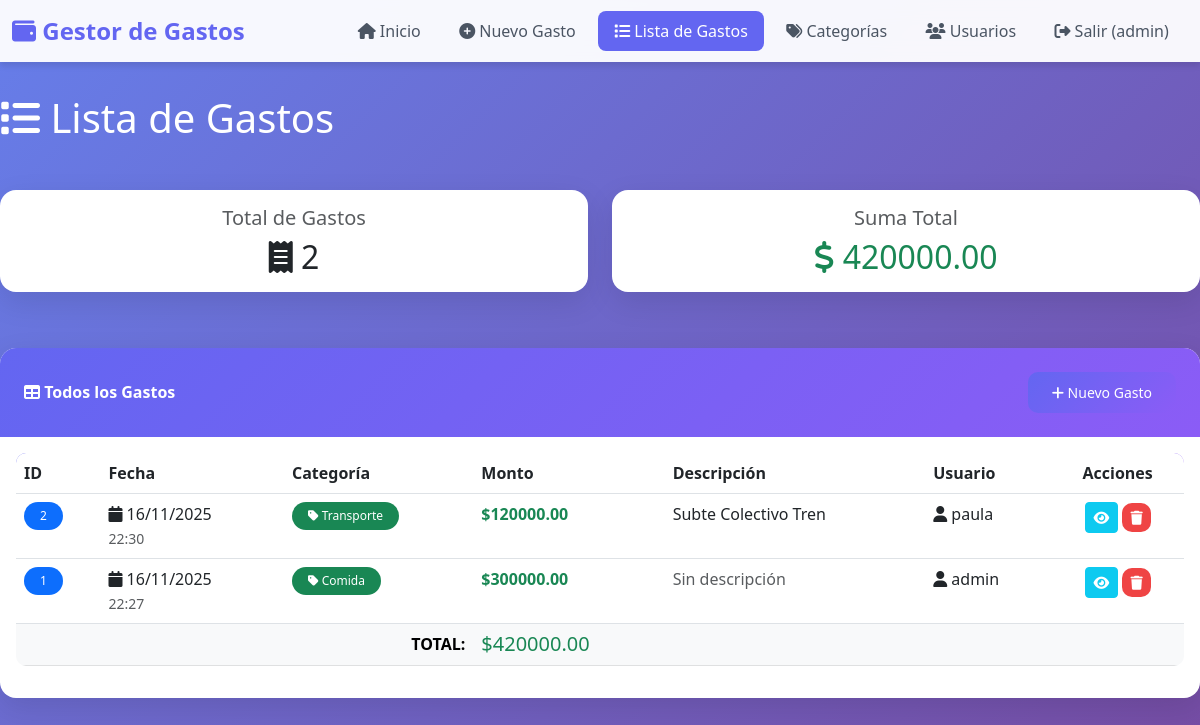
The app's page /gastos/lista (signed in) with its own data.
### models.py (models this page shows, shortened)
class Usuario(db.Model):
    __tablename__ = 'usuarios'  # Nombre de la tabla en la base de datos
    id = db.Column(db.Integer, primary_key=True)  # ID único del usuario
    username = db.Column(db.String(80), unique=True, nullable=False)  # Nombre de usuario único
    email = db.Column(db.String(120), unique=True, nullable=False)  # Email único
    password_hash = db.Column(db.String(200), nullable=False)  # Contraseña encriptada
    fecha_creacion = db.Column(db.DateTime, default=datetime.utcnow)  # Fecha de creación
    gastos = db.relationship('Gasto', backref='usuario', lazy=True, cascade='all, delete-orphan')

class Gasto(db.Model):
    __tablename__ = 'gastos'  # Nombre de la tabla
    id = db.Column(db.Integer, primary_key=True)  # ID único del gasto
    monto = db.Column(db.Float, nullable=False)  # Monto del gasto (obligatorio)
    descripcion = db.Column(db.String(200))  # Descripción del gasto (opcional)
    fecha = db.Column(db.DateTime, default=datetime.utcnow)  # Fecha del gasto
    categoria_id = db.Column(db.Integer, db.ForeignKey('categorias.id'), nullable=False)
    usuario_id = db.Column(db.Integer, db.ForeignKey('usuarios.id'), nullable=False)

class Categoria(db.Model):
    __tablename__ = 'categorias'  # Nombre de la tabla
    id = db.Column(db.Integer, primary_key=True)  # ID único de la categoría
    nombre = db.Column(db.String(100), unique=True, nullable=False)  # Nombre único
    descripcion = db.Column(db.String(200))  # Descripción opcional
    fecha_creacion = db.Column(db.DateTime, default=datetime.utcnow)  # Fecha de creación
    gastos = db.relationship('Gasto', backref='categoria', lazy=True)

### app.py (the view)
@app.route('/gastos/lista')
@login_required
def lista_gastos():
    gastos = Gasto.query.order_by(Gasto.fecha.desc()).all()
    total = db.session.query(db.func.sum(Gasto.monto)).scalar() or 0
    return render_template('list.html', gastos=gastos, total=total)

### app.py (called while the page is built)
def login_required(f):
    @wraps(f)
    def decorated_function(*args, **kwargs):
        if 'user_id' not in session:
            flash('Debes iniciar sesión para acceder a esta página', 'warning')
            return redirect(url_for('login'))
        return f(*args, **kwargs)
    return decorated_function

### templates/list.html (shortened to what this page needs)
{% extends "base.html" %}
{% block content %}
<div class="row mb-4">
    <div class="col-12">
        <h1 class="text-white mb-4">
            <i class="fas fa-list"></i> Lista de Gastos
        </h1>
    </div>
</div>
<div class="row mb-4">
    <div class="col-md-6">
        <div class="card">
            <div class="card-body text-center">
                <h5 class="text-muted mb-2">Total de Gastos</h5>
                <h2 class="mb-0"><i class="fas fa-receipt"></i> {{ gastos|length }}</h2>
            </div>
        </div>
    </div>
    <div class="col-md-6">
        <div class="card">
            <div class="card-body text-center">
                <h5 class="text-muted mb-2">Suma Total</h5>
                <h2 class="mb-0 text-success">
                    <i class="fas fa-dollar-sign"></i> {{ "%.2f"|format(total) }}
                </h2>
            </div>
        </div>
    </div>
</div>
<div class="row">
    <div class="col-12">
        <div class="card">
            <div class="card-header d-flex justify-content-between align-items-center">
                <span><i class="fas fa-table"></i> Todos los Gastos</span>
                <a href="{{ url_for('gastos') }}" class="btn btn-primary btn-sm">
                    <i class="fas fa-plus"></i> Nuevo Gasto
                </a>
            </div>
            <div class="card-body">
                {% if gastos %}
                <div class="table-responsive">
                    <table class="table table-hover">
                        <thead>
                            <tr>
                                <th>ID</th>
                                <th>Fecha</th>
                                <th>Categoría</th>
                                <th>Monto</th>
                                <th>Descripción</th>
                                <th>Usuario</th>
                                <th class="text-center">Acciones</th>
                            </tr>
                        </thead>
                        <tbody>
                            {% for gasto in gastos %}
                            <tr>
                                <td><span class="badge bg-primary">{{ gasto.id }}</span></td>
                                <td>
                                    <i class="fas fa-calendar"></i> {{ gasto.fecha.strftime('%d/%m/%Y') }}<br>
                                    <small class="text-muted">{{ gasto.fecha.strftime('%H:%M') }}</small>
                                </td>
                                <td>
                                    <span class="badge bg-success">
                                        <i class="fas fa-tag"></i> {{ gasto.categoria.nombre }}
                                    </span>
                                </td>
                                <td><strong class="text-success">${{ "%.2f"|format(gasto.monto) }}</strong></td>
                                <td>
                                    {% if gasto.descripcion %}
                                        {{ gasto.descripcion[:50] }}{% if gasto.descripcion|length > 50 %}...{% endif %}
                                    {% else %}
                                        <span class="text-muted">Sin descripción</span>
                                    {% endif %}
                                </td>
                                <td><i class="fas fa-user"></i> {{ gasto.usuario.username }}</td>
                                <td class="text-center">
                                    <button class="btn btn-sm btn-info text-white"
                                            data-bs-toggle="modal"
                                            data-bs-target="#modalDetalle{{ gasto.id }}">
                                        <i class="fas fa-eye"></i>
                                    </button>
                                    <a href="{{ url_for('eliminar_gasto', id=gasto.id) }}"
                                       class="btn btn-sm btn-danger"
                                       onclick="return confirm('¿Eliminar este gasto?')">
                                        <i class="fas fa-trash"></i>
                                    </a>
                                </td>
                            </tr>
                            {% endfor %}
                        </tbody>
                        <tfoot>
                            <tr class="table-light">
                                <td colspan="3" class="text-end"><strong>TOTAL:</strong></td>
                                <td><strong class="text-success h5">${{ "%.2f"|format(total) }}</strong></td>
                                <td colspan="3"></td>
                            </tr>
                        </tfoot>
                    </table>
                </div>
                {% endif %}
            </div>
        </div>
    </div>
</div>
{% endblock %}

### templates/base.html (shortened to what this page needs)
<!DOCTYPE html>
<html lang="es">
<head>
    <link href="https://cdn.jsdelivr.net/npm/bootstrap@5.3.0/dist/css/bootstrap.min.css" rel="stylesheet">
    <link rel="stylesheet" href="https://cdnjs.cloudflare.com/ajax/libs/font-awesome/6.4.0/css/all.min.css">
    <link rel="stylesheet" href="{{ url_for('static', filename='style.css') }}">
</head>
<body>
    {% if session.user_id %}
    <nav class="navbar navbar-expand-lg navbar-light">
        <div class="container-fluid">
            <a class="navbar-brand" href="{{ url_for('home') }}">
                <i class="fas fa-wallet"></i> Gestor de Gastos
            </a>
            <div class="collapse navbar-collapse" id="navbarNav">
                <ul class="navbar-nav ms-auto">
                    <li class="nav-item">
                        <a class="nav-link {% if request.endpoint == 'home' %}active{% endif %}"
                           href="{{ url_for('home') }}">
                            <i class="fas fa-home"></i> Inicio
                        </a>
                    </li>
                    <li class="nav-item">
                        <a class="nav-link {% if request.endpoint == 'gastos' %}active{% endif %}"
                           href="{{ url_for('gastos') }}">
                            <i class="fas fa-plus-circle"></i> Nuevo Gasto
                        </a>
                    </li>
                    <li class="nav-item">
                        <a class="nav-link {% if request.endpoint == 'lista_gastos' %}active{% endif %}"
                           href="{{ url_for('lista_gastos') }}">
                            <i class="fas fa-list"></i> Lista de Gastos
                        </a>
                    </li>
                    <li class="nav-item">
                        <a class="nav-link {% if request.endpoint == 'categorias' %}active{% endif %}"
                           href="{{ url_for('categorias') }}">
                            <i class="fas fa-tags"></i> Categorías
                        </a>
                    </li>
                    <li class="nav-item">
                        <a class="nav-link {% if request.endpoint == 'usuarios' %}active{% endif %}"
                           href="{{ url_for('usuarios') }}">
                            <i class="fas fa-users"></i> Usuarios
                        </a>
                    </li>
                    <li class="nav-item">
                        <a class="nav-link" href="{{ url_for('logout') }}">
                            <i class="fas fa-sign-out-alt"></i> Salir ({{ session.username }})
                        </a>
                    </li>
                </ul>
            </div>
        </div>
    </nav>
    {% endif %}
    <div class="container-custom">
        {% block content %}{% endblock %}
    </div>
</body>
</html>

### static/style.css (style rules this page uses)
:root { --primary-color: #6366f1; --secondary-color: #8b5cf6; --success-color: #10b981; --danger-color: #ef4444; --warning-color: #f59e0b; }
body { font-family: 'Segoe UI', Tahoma, Geneva, Verdana, sans-serif; background: linear-gradient(135deg, #667eea 0%, #764ba2 100%); min-height: 100vh; padding-bottom: 50px; }
.navbar { background: rgba(255, 255, 255, 0.95) !important; backdrop-filter: blur(10px); box-shadow: 0 4px 6px rgba(0, 0, 0, 0.1); }
.navbar-brand { font-weight: bold; color: var(--primary-color) !important; font-size: 1.5rem; }
.nav-link { color: #4b5563 !important; font-weight: 500; transition: all 0.3s; padding: 0.5rem 1rem !important; border-radius: 8px; margin: 0 0.2rem; }
.nav-link.active { background: var(--primary-color) !important; color: white !important; }
.container-custom { max-width: 1200px; margin: 2rem auto; }
.card { border: none; border-radius: 16px; box-shadow: 0 10px 30px rgba(0, 0, 0, 0.1); background: white; margin-bottom: 2rem; overflow: hidden; transition: transform 0.3s, box-shadow 0.3s; }
.card-header { background: linear-gradient(135deg, var(--primary-color), var(--secondary-color)); color: white; font-weight: bold; padding: 1.5rem; border: none; }
.btn-primary { background: linear-gradient(135deg, var(--primary-color), var(--secondary-color)); border: none; border-radius: 10px; padding: 0.6rem 1.5rem; font-weight: 500; transition: all 0.3s; }
.btn-danger { background: var(--danger-color); border: none; border-radius: 10px; }
.table { border-radius: 10px; overflow: hidden; }
.table thead { background: linear-gradient(135deg, var(--primary-color), var(--secondary-color)); color: white; }
.table tbody tr { transition: background 0.3s; }
.badge { padding: 0.5rem 1rem; border-radius: 20px; font-weight: 500; }

### records on screen
Usuario: username "admin"
Gasto: id "2", fecha "16/11/2025", fecha "22:30", categoria.nombre "Transporte", monto "120000.00", descripcion "Subte Colectivo Tren", usuario.username "paula"
Gasto: id "1", fecha "16/11/2025", fecha "22:27", categoria.nombre "Comida", monto "300000.00", descripcion "Sin descripción", usuario.username "admin"

### other values on screen
{{ gastos|length }} "2"
{{ "%.2f"|format(total) }} "420000.00"
